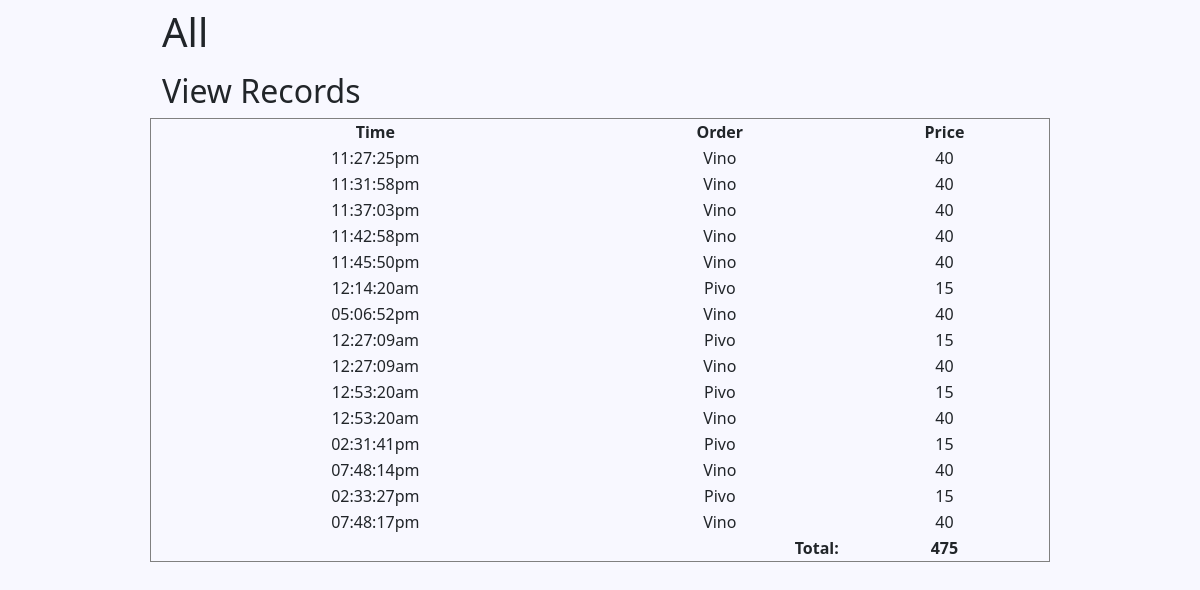
/summary/all/index.php, run on the app's committed database.
### tables this page shows
CREATE TABLE `orders` (
  `order_id` int(11) NOT NULL,
  `who` text NOT NULL,
  `what` int(11) NOT NULL,
  `qty` int(11) NOT NULL,
  `price` int(11) NOT NULL,
  `time` timestamp NOT NULL DEFAULT current_timestamp() ON UPDATE current_timestamp()
);

CREATE TABLE `drinks` (
  `drink_id` int(11) NOT NULL,
  `product` text NOT NULL,
  `price` int(11) NOT NULL,
  `amount` varchar(11) NOT NULL
);

### summary/all/index.php (the view, shortened to what this page needs)
<!doctype html>
<html lang="en">
<head>
    <link rel="stylesheet" type="text/css"
        href="https://stackpath.bootstrapcdn.com/font-awesome/4.7.0/css/font-awesome.min.css">
    <link href="https://cdn.jsdelivr.net/npm/bootstrap@5.0.2/dist/css/bootstrap.min.css" rel="stylesheet"
>
    <link rel="stylesheet" href="../../style.css">
</head>
<body>
    <nav class="navbar navbar-light">
        <div class="container">
            <h1 class="text-center">All</h1>
        </div>
    </nav>
    <div class="container">
        <div class="row">
            <h2>View Records</h2>
            <table width="100%" border="1" style="border-collapse:collapse;">
                <thead>
                    <tr>
                        <th><strong>Time</strong></th>
                        <th><strong>Order</strong></th>
                        <th><strong>Price</strong></th>
                    </tr>
                </thead>
                <tbody>
                    <?php
                    include("../../db.php");
                        $records = mysqli_query($con, "SELECT * FROM orders WHERE time >= now() - INTERVAL 1 DAY;");
                        while($data = mysqli_fetch_assoc($records)) { ?>
                    <tr>
                        <td align="center"><?php echo date('h:i:sa', strtotime($data['time'])); ?></td>
                        <?php
                        $drink_id = $data["what"];
                        $filter = mysqli_query($con, "SELECT * from drinks where drink_id=".$drink_id." ");
                        while ($drink_btn = mysqli_fetch_assoc($filter)) {
                            echo '<td align="center">'.$drink_btn['product'].'</td>';
                        }
                        ?>
                        <td align="center" class='total'><?php echo $data["price"]; ?></td>
                    </tr>
                    <?php } ?>
                    <tr>
                        <th colspan="2" style="text-align:right">Total:</th>
                        <th colspan="2" style="text-align:center"><span id="sum"></span></th>
                    </tr>
                </tbody>
            </table>
        </div>
    </div>
</body>
</html>

### style.css (style rules this page uses)
body { background: ghostwhite; }
.container { max-width: 900px; margin: 0 auto; }
table { text-align: center; }

### data on the page
orders: time "11:27:25pm", price "40"
drinks: product "Vino"
orders: time "11:31:58pm", price "40"
orders: time "11:37:03pm", price "40"
orders: time "11:42:58pm", price "40"
orders: time "11:45:50pm", price "40"
orders: time "12:14:20am", price "15"
drinks: product "Pivo"
orders: time "05:06:52pm", price "40"
orders: time "12:27:09am", price "15"
orders: time "12:27:09am", price "40"
orders: time "12:53:20am", price "15"
orders: time "12:53:20am", price "40"
orders: time "02:31:41pm", price "15"
orders: time "07:48:14pm", price "40"
orders: time "02:33:27pm", price "15"
orders: time "07:48:17pm", price "40"
